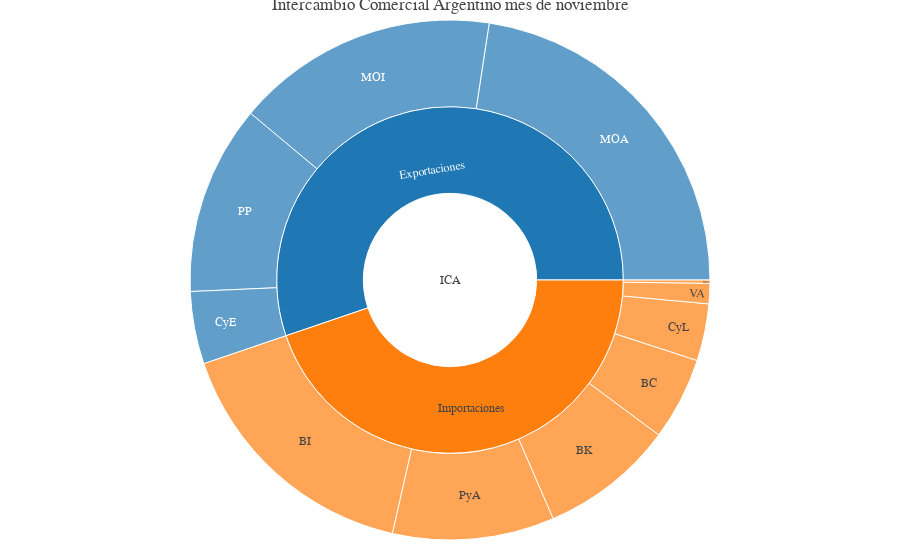

The cell this chart's notebook holds for it:
### Code cell
#Para hover: La proporción de los usos_rubros ya está hecha, falta la de las expo_impo. Al Intercambio Co ponerle nada más el valor.
def genera_var(df):
    # prueba["Variación porcentual"][-3:-1]
    impo_t_0 = (df[df.parent == "Importaciones"].value/(1+df[df.parent == "Importaciones"]["Variación porcentual"])).sum()
    impo_t = df[df.id == "Importaciones"].value.values[0]
    var_impo = impo_t/impo_t_0-1
    expo_t_0 = (df[df.parent == "Exportaciones"].value/(1+df[df.parent == "Exportaciones"]["Variación porcentual"])).sum()
    expo_t = df[df.id == "Exportaciones"].value.values[0]
    var_expo = expo_t/expo_t_0-1
    var_ica = (expo_t + impo_t)/(expo_t_0 + impo_t_0)-1
    variaciones = pd.Series([var_expo, var_impo, var_ica])
    df["Variación porcentual"].iloc[-3:] = variaciones
    return df

def build_hierarchical_dataframe(df, levels, value_column, color_columns=None):
    """
    Build a hierarchy of levels for Sunburst or Treemap charts.

    Levels are given starting from the bottom to the top of the hierarchy,
    ie the last level corresponds to the root.
    """
    df_all_trees = pd.DataFrame(columns=['id', 'parent', 'value'])
    total_pa_proporcion = df.valor.sum()
    for i, level in enumerate(levels):
        df_tree = pd.DataFrame(columns=['id', 'parent', 'value'])
        dfg = df.groupby(levels[i:]).sum()
        dfg = dfg.reset_index()
        df_tree['id'] = dfg[level].copy()
        if i < len(levels) - 1:
            df_tree['parent'] = dfg[levels[i+1]].copy()
        else:
            df_tree['parent'] = 'ICA'
        df_tree['value'] = dfg[value_column]
        # df_tree['proporcion'] = dfg[color_columns] #debería ser la misma lcsm
        df_all_trees = pd.concat([df_all_trees,df_tree] ,ignore_index=True)
    total = pd.Series(dict(id='ICA', parent='',
                              value=df[value_column].sum(),
                            #   proporcion=1
                            ))
    df_all_trees = df_all_trees.append(total, ignore_index=True) #hay problema para concat una serie
    # df_all_trees = pd.concat([df_all_trees, total], ignore_index=True)
    #Agrego variables relevantes para el hover
    df_all_trees = df_all_trees.merge(df[["rubro_uso","Participación porcentual","Variación porcentual","rubro_uso_corto"]],
                       left_on = "id", right_on = "rubro_uso_corto", how="left")
    #El total comercializado para saber la prop de expo e impo
    total = df_all_trees.value.iloc[-1]
    prop_expo_impo = pd.Series([df_all_trees.value.iloc[-3]/total, df_all_trees.value.iloc[-2]/total,1]) #un uno para rellenar "ica"
    df_all_trees["Participación porcentual"].iloc[-3:] = prop_expo_impo
    df_all_trees.rubro_uso.iloc[-3:] = df_all_trees.id.iloc[-3:] #va a salir una advertencia horrible
    df_all_trees = genera_var(df_all_trees)
    return df_all_trees

def plot_sunburst_usos_rubros(acumulado:bool):
    df = df_acumulada if acumulado else df_mensual
    fecha = F"acumulado hasta {DIC_MESES[ultimo_mes]}" if acumulado else F"mes de {DIC_MESES[ultimo_mes]}"
    socios_sas_mensual_tree = build_hierarchical_dataframe(df=df, levels=["rubro_uso_corto", "comercio"],value_column="valor", color_columns = "valor")

    fig = go.Figure(go.Sunburst(
        labels=socios_sas_mensual_tree['id'],
        parents=socios_sas_mensual_tree['parent'],
        values=socios_sas_mensual_tree['value'],
        branchvalues='total',
        customdata = np.transpose([socios_sas_mensual_tree["rubro_uso"],
                                   socios_sas_mensual_tree["Variación porcentual"],
              ]),
        marker=dict(
            # colors=socios_sas_mensual_tree['color'],
            # colorscale='Sunsetdark',
            # cmid=average_score
            ),
        hovertemplate="<b>%{customdata[0]}</b> <br>Dólares: $%{value:,.2f}"
        "<br>Participación porcentual de %{entry}: %{percentEntry:.1%}"
        "<br>Variación porcentual: %{customdata[1]:.1%}"
        "<br<extra></extra>>",
        name='',
        maxdepth=3
        ))
    fig.update_layout(
        title_text = f"Intercambio Comercial Argentino {fecha}",
        template = None,
                    margin = {"t":20, "b":20, "l":20, "r":20},
                    separators = ",." ,
                    #   uniformtext=dict(minsize=10, mode='hide'),
                    font_family = "verdana",
                    # height = 1000,
                    # width = 1000,
                    # paper_bgcolor='rgba(0,0,0,0)',
                    ) 
    
    return fig

plot_sunburst_usos_rubros(acumulado=False)

### Figure 1 — Plotly figure (JSON) as saved in the notebook; plotly's stock layout.template omitted (floating-point values rounded to 4 significant figures)
{"data": [{"branchvalues": "total", "customdata": [["Bienes de consumo", -0.01147], ["Bienes intermedios", -0.1136], ["Bienes de capital", 0.1211], ["Combustibles y energía", 0.03894], ["Combustibles y lubricantes", -0.09146], ["Manufacturas de origen agropecuario", 0.1886], ["Manufacturas de origen industrial", 0.1177], ["Productos primarios", 0.1479], ["Piezas y accesorios para bienes de capital", 0.1705], ["Resto", -0.5132], ["Vehículos automotores de pasajeros", 0.1993], ["Exportaciones", 0.145], ["Importaciones", -0.003021], ["ICA", 0.07362]], "hovertemplate": "<b>%{customdata[0]}</b> <br>Dólares: $%{value:,.2f}<br>Participación porcentual de %{entry}: %{percentEntry:.1%}<br>Variación porcentual: %{customdata[1]:.1%}<br<extra></extra>>", "labels": ["BC", "BI", "BK", "CyE", "CyL", "MOA", "MOI", "PP", "PyA", "Resto", "VA", "Exportaciones", "Importaciones", "ICA"], "maxdepth": 3, "name": "", "parents": ["Importaciones", "Importaciones", "Importaciones", "Exportaciones", "Importaciones", "Exportaciones", "Exportaciones", "Exportaciones", "Importaciones", "Importaciones", "Importaciones", "ICA", "ICA", ""], "type": "sunburst", "values": [660.9, 2084.0, 1071.0, 579.0, 455.4, 2900.0, 2097.0, 1513.0, 1290.0, 26.12, 161.9, 7089.0, 5750.0, 12840.0]}], "layout": {"font": {"family": "verdana"}, "margin": {"b": 20, "l": 20, "r": 20, "t": 20}, "separators": ",.", "title": {"text": "Intercambio Comercial Argentino mes de noviembre"}}}
